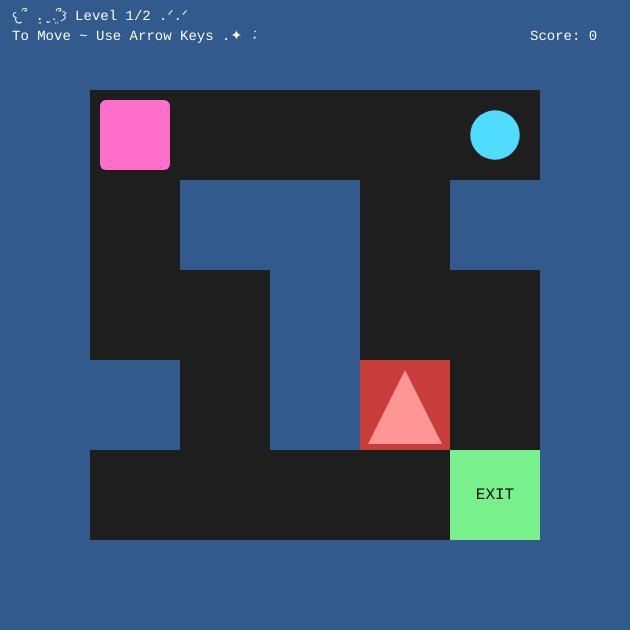
Frame 1 (no input)
Frame 60 (no input): identical to frame 1, image omitted
Frame 120 (the mouse pressed at the canvas centre since frame 60): identical to frame 1, image omitted

The p5.js sketch that drew this single still picture (run headless with seeded random() and noise() and a simulated clock; from frame 60 on, the mouse is pressed at the canvas centre):

// p5.js sketch
// ── sketch.js
/*
Week 4 - Side Quest
Course: GBDA302
Author: Chloe Victoria Hodgins
Student ID: 21073756 
Date: Feb. 10, 2026
*/

// ------- Tile Legend -------
// 0 = floor
// 1 = wall
// 2 = mountain 
// 3 = dash crystal 
// 4 = goal (next level)

const LEVELS = [
  [
    [1,1,1,1,1,1,1],
    [1,0,0,0,0,3,1],
    [1,0,1,1,0,1,1],
    [1,0,0,1,0,0,1],
    [1,1,0,1,2,0,1],
    [1,0,0,0,0,4,1],
    [1,1,1,1,1,1,1],
  ],
  [
    [1,1,1,1,1,1,1,1],
    [1,0,0,0,1,0,3,1],
    [1,0,1,0,1,0,1,1],
    [1,0,1,0,0,0,0,1],
    [1,0,1,1,1,1,0,1],
    [1,0,0,0,2,0,4,1],
    [1,1,1,1,1,1,1,1],
  ]
];

let tileSize = 90
;

let grid;
let levelIndex = 0;

let player;
let win = false;
let score = 0;

let hasMovedOnce = false;

let message = "";
let messageTimer = 0; // frames to show message

function setup() {
  loadLevel(0);
  textFont("monospace");
}

function loadLevel(idx) {
  levelIndex = idx;
  grid = structuredClone(LEVELS[levelIndex]); // copy so we can edit tiles (like consuming crystals)

  // Start position (simple): row 1, col 1
  player = { r: 1, c: 1, hasDash: true };

  win = false;

  createCanvas(grid[0].length * tileSize, grid.length * tileSize);
}

function showMessage(txt, seconds = 2.5) {
  message = txt;
  messageTimer = int(seconds * 60); // assuming ~60fps
}

function draw() {
  background(15);

  // draw tiles using loops (this is the core requirement)
  for (let r = 0; r < grid.length; r++) {
    for (let c = 0; c < grid[r].length; c++) {
      drawTile(r, c, grid[r][c]);
    }
  }

  // draw player
  drawPlayer();

  // HUD
  fill(255);
  textSize(14);
  text(`𐔌՞ ܸ.ˬ.ܸ՞𐦯 Level ${levelIndex + 1}/${LEVELS.length} .ᐟ.ᐟ`, 12, 20);
  text(`To Move ~ ${player.hasDash ? "Use Arrow Keys .✦ ݁˖" : "USED"}`, 12, 40);
  text(`Score: ${score}`, width - 100, 40);

  if (messageTimer > 0) {
    messageTimer--;

    // dark bar behind the text for readability
    noStroke();
    fill(0, 160);
    rect(0, height - 44, width, 44);

    fill(255);
    textSize(14);
    textAlign(CENTER, CENTER);
    text(message, width / 2, height - 22);
    textAlign(LEFT, BASELINE);
  }
 
  if (win) {
    textSize(22);
    textAlign(CENTER, CENTER);
    text("YOU WIN!", width / 2, height / 2);
    textSize(14);
    text("Press R to restart", width / 2, height / 2 + 30);
    textAlign(LEFT, BASELINE);
  }
}

function drawTile(r, c, t) {
  const x = c * tileSize;
  const y = r * tileSize;

  // floor base
  noStroke();
  fill(30);
  rect(x, y, tileSize, tileSize);

  if (t === 1) {
    fill(50, 90, 140); // wall
    rect(x, y, tileSize, tileSize);
  } else if (t === 2) {
    fill(200, 60, 60); // mountain
    rect(x, y, tileSize, tileSize);
    // little triangle-ish look
    fill(255, 150, 150);
    triangle(x + 8, y + tileSize - 6, x + tileSize / 2, y + 10, x + tileSize - 8, y + tileSize - 6);
  } else if (t === 3) {
    fill(80, 220, 255); // dash crystal
    ellipse(x + tileSize / 2, y + tileSize / 2, tileSize * 0.55);
  } else if (t === 4) {
    fill(120, 240, 140); // goal
    rect(x, y, tileSize, tileSize);
    fill(10);
    textSize(16);
    textAlign(CENTER, CENTER);
    text("EXIT", x + tileSize / 2, y + tileSize / 2);
    textAlign(LEFT, BASELINE);
  }
}

function drawPlayer() {
  const x = player.c * tileSize;
  const y = player.r * tileSize;

  fill(255, 110, 200);
  rect(x + 10, y + 10, tileSize - 20, tileSize - 20, 6);
}

function keyPressed() {
  if (win && (key === "r" || key === "R")) {
    loadLevel(0);
    return;
  }

  if (key === "r" || key === "R") {
    loadLevel(levelIndex);
    return;
  }

  let dr = 0, dc = 0;
  if (keyCode === UP_ARROW) dr = -1;
  if (keyCode === DOWN_ARROW) dr = 1;
  if (keyCode === LEFT_ARROW) dc = -1;
  if (keyCode === RIGHT_ARROW) dc = 1;

  if (dr === 0 && dc === 0) return;

  // dash: hold SHIFT to move 2 tiles if dash is available
  let steps = 1;
  if (keyIsDown(SHIFT) && player.hasDash) {
    steps = 2;
    player.hasDash = false;
  }

  tryMove(dr, dc, steps);
}

function tryMove(dr, dc, steps) {
  for (let i = 0; i < steps; i++) {
    const nr = player.r + dr;
    const nc = player.c + dc;

    const tile = grid[nr][nc];

    // wall blocks movement
    if (tile === 1) return;

    // move
    player.r = nr;
    player.c = nc;

    if (!hasMovedOnce) {
      hasMovedOnce = true;
      showMessage("Try to reach the blue circle to gain a point!");
    }

    // check tile effects
    if (tile === 2) {
      showMessage("Oh no! You hit the mountain and got catapulted back to the beginning!!");
      respawn();
      return;
    }

    if (tile === 3) {
      player.hasDash = true;
      score += 1;
      showMessage("Nice! +1 point!");
      grid[player.r][player.c] = 0; // consume crystal 
    }

    if (tile === 4) {
      advanceLevel();
      return;
    }

    // when player moves, after hitting mountain
    if (message.includes("mountain")) {
      message = "";
      messageTimer = 0;
    }
  }
}

function respawn() {
  player.r = 1;
  player.c = 1;
  player.hasDash = true;
}

function advanceLevel() {
  const next = levelIndex + 1;
  if (next < LEVELS.length) {
    loadLevel(next); // AUTO LOAD NEXT LEVEL
  } else {
    win = true;
  }
}
